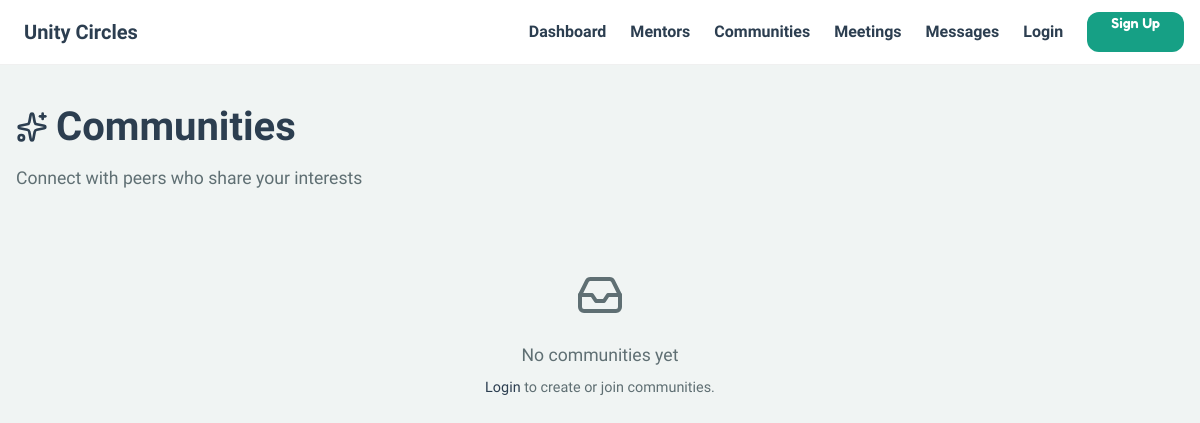
Page /communities/ on the earlier database version.
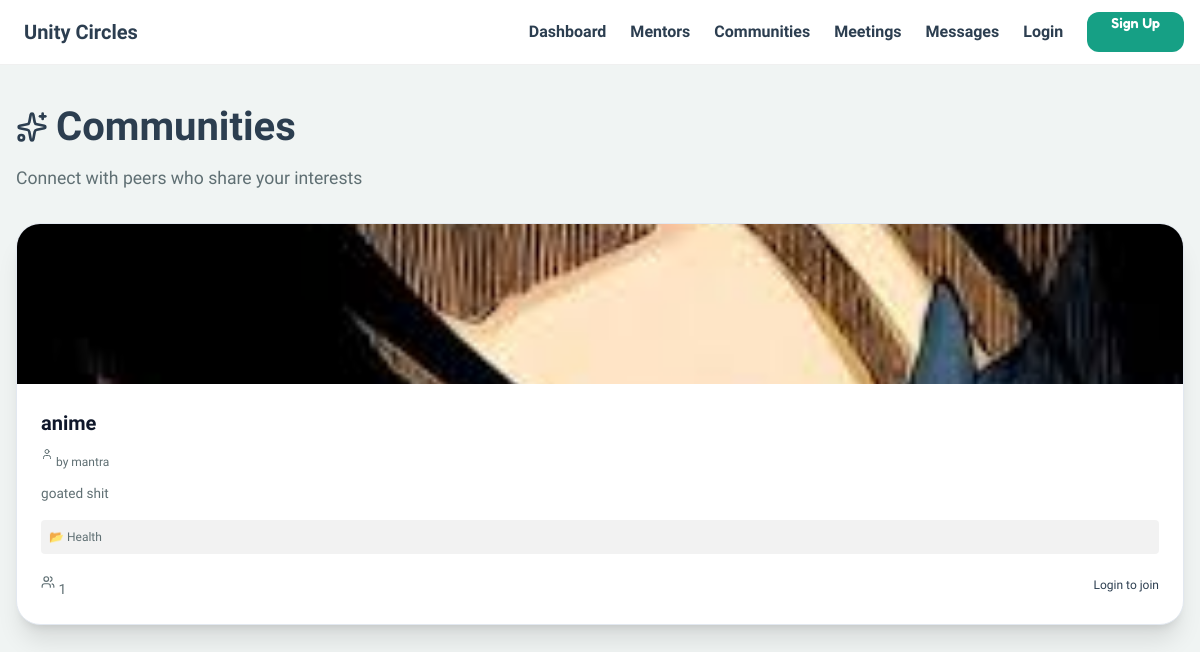
Same page on the later database version.
### core/models.py (models this page shows, shortened)
class Community(models.Model):
    CATEGORY_CHOICES = [
        ('tech', 'Technology'),
        ('business', 'Business'),
        ('arts', 'Arts'),
        ('science', 'Science'),
        ('health', 'Health'),
        ('other', 'Other'),
    ]
    name = models.CharField(max_length=255)
    description = models.TextField()
    category = models.CharField(max_length=20, choices=CATEGORY_CHOICES)
    members = models.ManyToManyField(User, related_name='communities')
    creator = models.ForeignKey(User, on_delete=models.CASCADE, related_name='created_communities')
    image = models.ImageField(upload_to='community_images/', blank=True, null=True)
    created_at = models.DateTimeField(auto_now_add=True)
    updated_at = models.DateTimeField(auto_now=True)
    class Meta:
        ordering = ['-created_at']
        verbose_name_plural = 'Communities'

### core/views.py (the view)
# urls.py: path('communities/', communities_view, name='communities'),
def communities_view(request):
    communities = Community.objects.all()
    return render(request, "communities.html", {
        "communities": communities
    })

### templates/communities.html (shortened to what the changed rows need)
{% extends 'base.html' %}
{% block content %}
<div class="container" style="padding-top: 2rem;">
    <div style="margin-bottom: 2rem; display: flex; justify-content: space-between; align-items: flex-start;">
        <div>
            <div class="flex-row gap-2" style="margin-bottom: 0.5rem;">
                <h1 style="font-size: 2.5rem; font-weight: 800; color: var(--primary);">Communities</h1>
            </div>
        </div>
    </div>
    <div class="grid-3">
        {% for community in communities %}
        <div class="card" style="padding: 0; overflow: hidden; display: flex; flex-direction: column;">
            <div style="height: 160px; background: #e2e8f0; display: flex; align-items: center; justify-content: center; color: var(--muted);">
                {% if community.image %}
                    <img src="{{ community.image.url }}" style="width: 100%; height: 100%; object-fit: cover;">
                {% else %}
                    Image
                {% endif %}
            </div>
            <div style="padding: 1.5rem; flex-grow: 1; display: flex; flex-direction: column;">
                <h3 style="font-size: 1.25rem; font-weight: 700; margin-bottom: 0.25rem;">{{ community.name }}</h3>
                <p style="font-size: 0.75rem; color: var(--muted); margin-bottom: 0.75rem;">
                    <i data-lucide="user" style="width: 12px; display: inline;"></i>
                    by {{ community.creator.username }}
                </p>
                <p style="font-size: 0.85rem; color: var(--muted); margin-bottom: 1rem;">
                    {{ community.description }}
                </p>
                <p style="font-size: 0.75rem; color: var(--muted); margin-bottom: 1rem; padding: 0.5rem; background: rgba(0,0,0,0.05); border-radius: 0.25rem;">
                    📂 {{ community.get_category_display }}
                </p>
                <div style="display: flex; justify-content: space-between; align-items: center; margin-top: auto;">
                    <span style="font-size: 0.875rem; color: var(--muted);">
                        <i data-lucide="users" style="width: 14px; display: inline;"></i> {{ community.members.count }}
                    </span>
                    {% if user.is_authenticated %}
                        {% if user in community.members.all %}
                            <div style="display: flex; gap: 0.5rem;">
                                <span style="color: var(--primary); font-weight: 600; font-size: 0.875rem;">Joined</span>
                                <form method="post" action="{% url 'leave_community' community.id %}" style="display: inline;">
                                    {% csrf_token %}
                                    <button type="submit" style="
                                        background: none;
                                        border: none;
                                        color: var(--muted);
                                        cursor: pointer;
                                        font-size: 0.875rem;
                                        padding: 0;
                                        text-decoration: underline;
                                    ">Leave</button>
                                </form>
                            </div>
                        {% else %}
                            <form method="post" action="{% url 'join_community' community.id %}">
                                {% csrf_token %}
                                <button type="submit" class="btn btn-primary" style="padding: 0.5rem 1rem; font-size: 0.875rem;">Join</button>
                            </form>
                        {% endif %}
                    {% else %}
                        <a href="{% url 'login' %}" style="font-size: 0.75rem; color: var(--primary); text-decoration: none;">
                            Login to join
                        </a>
                    {% endif %}
                </div>
            </div>
        </div>
        {% empty %}
            <div style="grid-column: 1/-1; text-align: center; padding: 3rem;">
                <i data-lucide="inbox" style="width: 48px; height: 48px; color: var(--muted); margin-bottom: 1rem;"></i>
                <p style="color: var(--muted); font-size: 1.1rem;">No communities yet</p>
                {% if user.is_authenticated %}
                    <p style="color: var(--muted); font-size: 0.9rem; margin-top: 0.5rem;">
                        Be the first to <a href="{% url 'create_community' %}" style="color: var(--primary); text-decoration: none;">create a community</a>!
                    </p>
                {% else %}
                    <p style="color: var(--muted); font-size: 0.9rem; margin-top: 0.5rem;">
                        <a href="{% url 'login' %}" style="color: var(--primary); text-decoration: none;">Login</a> to create or join communities.
                    </p>
                {% endif %}
            </div>
        {% endfor %}
    </div>
</div>
{% endblock %}

Differences in the rows shown:
added Community: image (picture), name "anime", creator.username "mantra", description "goated shit", category "Health", members.count "1"
Other differences:
text no longer shown: "No communities yet Login to create or join communities."
